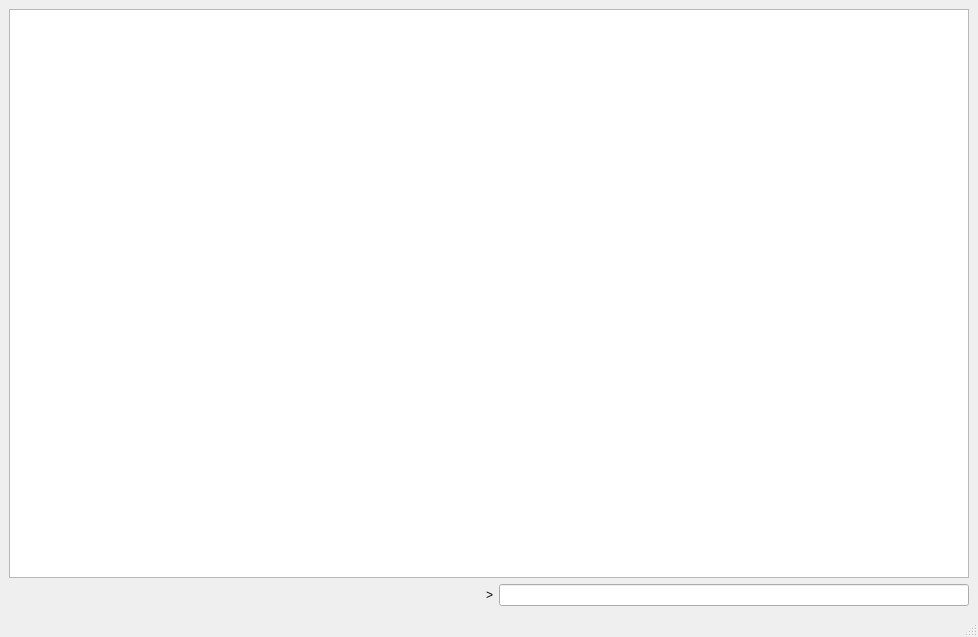
<?xml version="1.0" encoding="UTF-8"?>
<ui version="4.0">
 <class>Kernel</class>
 <widget class="QMainWindow" name="Kernel">
  <property name="geometry">
   <rect>
    <x>0</x>
    <y>0</y>
    <width>978</width>
    <height>637</height>
   </rect>
  </property>
  <property name="windowTitle">
   <string>BrandK1Window</string>
  </property>
  <widget class="QWidget" name="centralwidget">
   <layout class="QVBoxLayout" name="verticalLayout">
    <item>
     <widget class="QTextEdit" name="textEdit">
      <property name="html">
       <string>&lt;!DOCTYPE HTML PUBLIC &quot;-//W3C//DTD HTML 4.0//EN&quot; &quot;http://www.w3.org/TR/REC-html40/strict.dtd&quot;&gt;
&lt;html&gt;&lt;head&gt;&lt;meta name=&quot;qrichtext&quot; content=&quot;1&quot; /&gt;&lt;style type=&quot;text/css&quot;&gt;
p, li { white-space: pre-wrap; }
&lt;/style&gt;&lt;/head&gt;&lt;body style=&quot; font-family:'MS Shell Dlg 2'; font-size:8pt; font-weight:400; font-style:normal;&quot;&gt;
&lt;p style=&quot;-qt-paragraph-type:empty; margin-top:0px; margin-bottom:0px; margin-left:0px; margin-right:0px; -qt-block-indent:0; text-indent:0px; font-family:'MS Shell Dlg 2';&quot;&gt;&lt;br /&gt;&lt;/p&gt;
&lt;p style=&quot;-qt-paragraph-type:empty; margin-top:0px; margin-bottom:0px; margin-left:0px; margin-right:0px; -qt-block-indent:0; text-indent:0px; font-family:'MS Shell Dlg 2';&quot;&gt;&lt;br /&gt;&lt;/p&gt;&lt;/body&gt;&lt;/html&gt;</string>
      </property>
     </widget>
    </item>
    <item>
     <layout class="QHBoxLayout" name="horizontalLayout">
      <item>
       <widget class="QLabel" name="label">
        <property name="text">
         <string/>
        </property>
        <property name="alignment">
         <set>Qt::AlignRight|Qt::AlignTrailing|Qt::AlignVCenter</set>
        </property>
       </widget>
      </item>
      <item>
       <widget class="QLabel" name="label_2">
        <property name="sizePolicy">
         <sizepolicy hsizetype="Fixed" vsizetype="Preferred">
          <horstretch>0</horstretch>
          <verstretch>0</verstretch>
         </sizepolicy>
        </property>
        <property name="text">
         <string>&gt;</string>
        </property>
        <property name="alignment">
         <set>Qt::AlignRight|Qt::AlignTrailing|Qt::AlignVCenter</set>
        </property>
       </widget>
      </item>
      <item>
       <widget class="QLineEdit" name="lineEdit">
        <property name="sizePolicy">
         <sizepolicy hsizetype="Preferred" vsizetype="Fixed">
          <horstretch>0</horstretch>
          <verstretch>0</verstretch>
         </sizepolicy>
        </property>
       </widget>
      </item>
     </layout>
    </item>
   </layout>
  </widget>
  <widget class="QMenuBar" name="menubar">
   <property name="geometry">
    <rect>
     <x>0</x>
     <y>0</y>
     <width>978</width>
     <height>30</height>
    </rect>
   </property>
  </widget>
  <widget class="QStatusBar" name="statusbar"/>
 </widget>
 <resources/>
 <connections/>
</ui>
